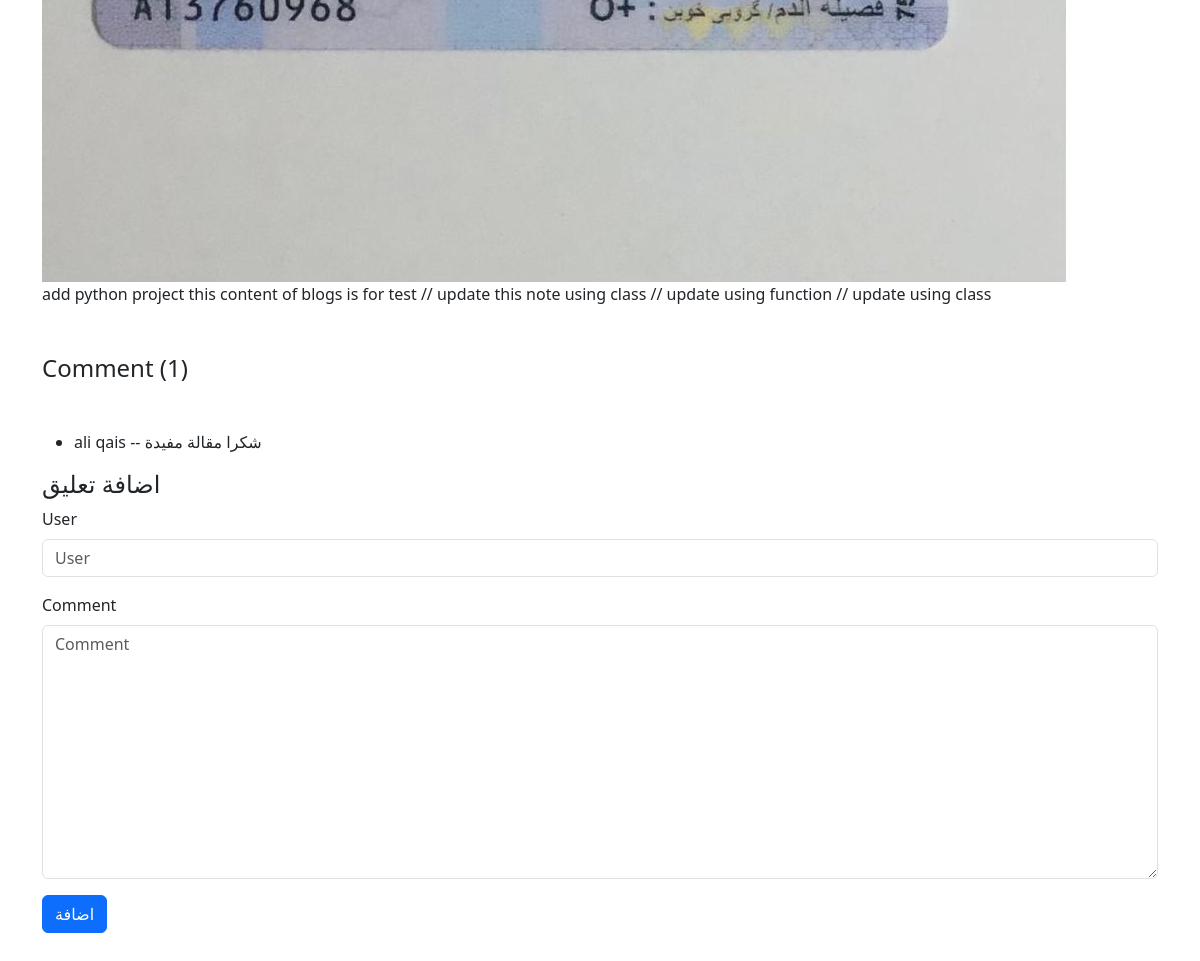
The app's page /posts/1 (lower part), older data.
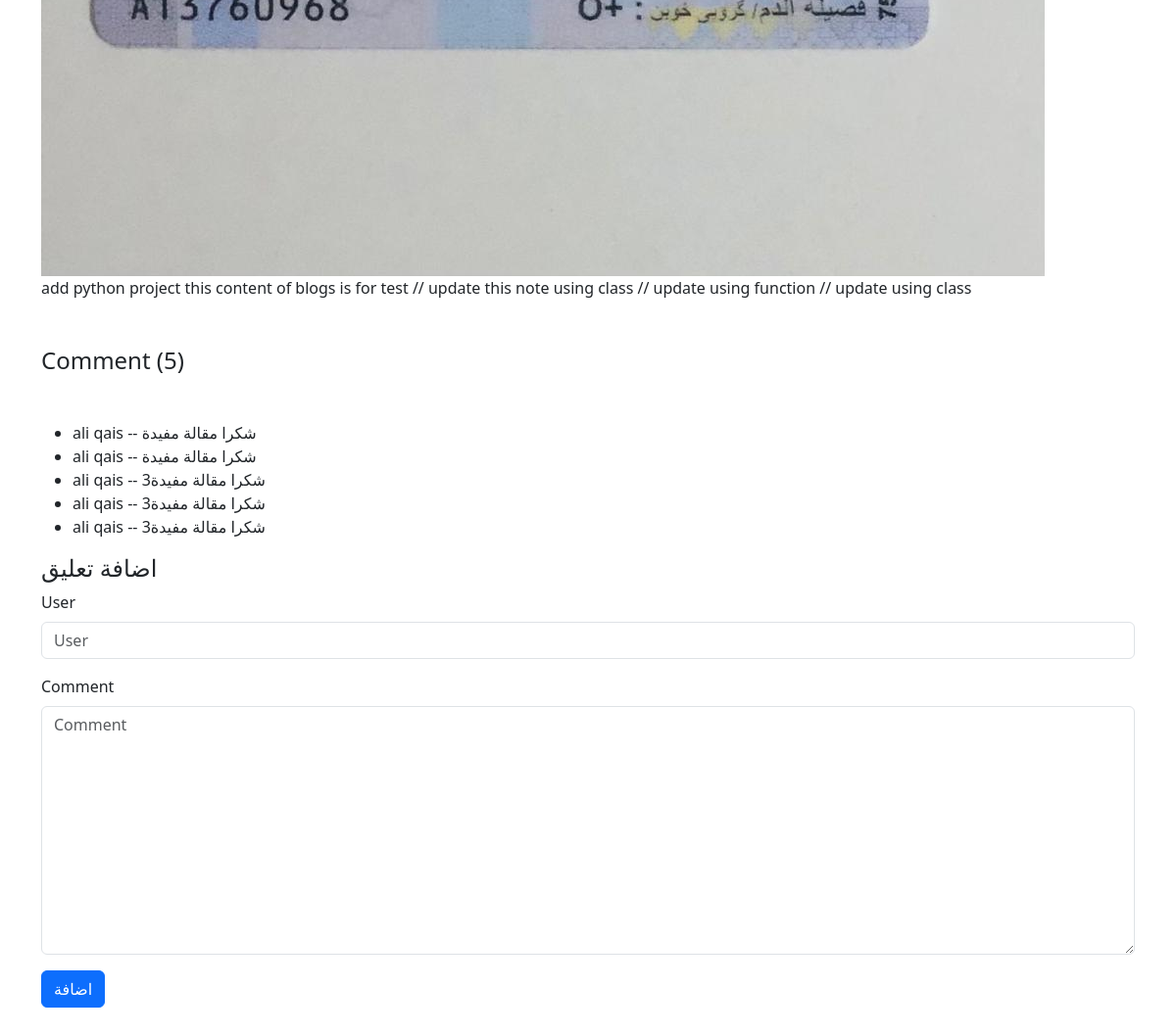
The same page, newer data.
### posts/models.py (models this page shows, shortened)
class Posts(models.Model):
    auther = models.ForeignKey(User,related_name='post_auther',on_delete=models.CASCADE)
    title = models.CharField(max_length=100)
    content = models.TextField(max_length=20000)
    draft = models.BooleanField(default=True)
    publish_date = models.DateTimeField(default=timezone.now)
    image = models.ImageField(upload_to='post')
    category = models.ForeignKey('Category',related_name='post_category',on_delete=models.SET_NULL,null=True)
    tags = TaggableManager()
    def __str__(self):
        return self.title

class Comment(models.Model):
    post = models.ForeignKey(Posts,related_name='comment_post',on_delete=models.CASCADE)
    user = models.CharField(max_length=50)
    comment = models.TextField(max_length=300)
    created_at = models.DateTimeField(auto_now= True)

### posts/views.py (the view)
# urls.py: path('posts/<int:pk>',post_detail),
def post_detail(request,pk):
    data = Posts.objects.get(id=pk )
    comments = Comment.objects.filter(post=data)
    if request.method == 'POST':
        form = CommentForm(request.POST)
        if form.is_valid():
            myform = form.save(commit=False)
            myform.post = data
            myform.save()
    else:
        form = CommentForm()
    context = {
        'post': data ,
        'comments': comments ,
        'form' : form
    }
    return render(request,'posts/posts_detail.html',context)

### posts/forms.py
class CommentForm(forms.ModelForm):
    class Meta:
        model = Comment
        fields = ['user','comment']

### posts/models.py (called while the page is built)
    def __str__(self):
        return self.name

### posts/templates/posts/posts_detail.html (shortened to what this page needs)
{% load bootstrap5 %}
<!doctype html>
<html lang="en">
  <head>
    <link href="https://cdn.jsdelivr.net/npm/bootstrap@5.3.2/dist/css/bootstrap.min.css" rel="stylesheet">
  </head>
  <body>
<div class="container my-5">
    <div>
        <img src="{{post.image.url}}" alt="">
        <p>
            {{post.content|safe}}
        </p>
    </div>
    <div>
       <h4 class="my-5"> Comment ({{comments|length}}) </h4>
        <ul>
            {% for comment in comments %}
             <li>{{comment.user}} -- {{comment.comment}} </li>
            {% empty %}
            <li> ليس هناك تعليق </li>
            {% endfor %}
        </ul>
       <h4> اضافة تعليق </h4>
       <form method="post">
        {% bootstrap_form form %}
        {% buttons %}
            <button type="submit" class="btn btn-primary">اضافة</button>
        {% endbuttons %}
       </form>
    </div>
</div>
  </body>
</html>

Row changes from the older to the newer data that the page shows:
added Comment: user "ali qais", comment "شكرا مقالة مفيدة"
added Comment: user "ali qais", comment "3شكرا مقالة مفيدة"
added Comment: user "ali qais", comment "3شكرا مقالة مفيدة"
added Comment: user "ali qais", comment "3شكرا مقالة مفيدة"
Text that changed along with them:
{{ comments|length }}: "1" → "5"
